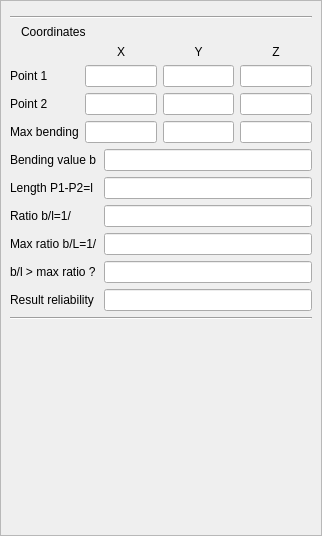
<?xml version="1.0" encoding="UTF-8"?>
<ui version="4.0">
 <class>property_BeamBendingMeasure</class>
 <widget class="QWidget" name="property_BeamBendingMeasure">
  <property name="geometry">
   <rect>
    <x>0</x>
    <y>0</y>
    <width>322</width>
    <height>536</height>
   </rect>
  </property>
  <property name="sizePolicy">
   <sizepolicy hsizetype="Preferred" vsizetype="Preferred">
    <horstretch>0</horstretch>
    <verstretch>0</verstretch>
   </sizepolicy>
  </property>
  <property name="maximumSize">
   <size>
    <width>600</width>
    <height>16777215</height>
   </size>
  </property>
  <property name="windowTitle">
   <string>Beam bending properties</string>
  </property>
  <layout class="QGridLayout" name="gridLayout_3">
   <property name="leftMargin">
    <number>0</number>
   </property>
   <property name="topMargin">
    <number>0</number>
   </property>
   <property name="rightMargin">
    <number>0</number>
   </property>
   <property name="bottomMargin">
    <number>0</number>
   </property>
   <item row="0" column="0">
    <widget class="QScrollArea" name="scrollArea">
     <property name="widgetResizable">
      <bool>true</bool>
     </property>
     <widget class="QWidget" name="scrollAreaWidgetContents">
      <property name="geometry">
       <rect>
        <x>0</x>
        <y>0</y>
        <width>320</width>
        <height>534</height>
       </rect>
      </property>
      <layout class="QGridLayout" name="gridLayout">
       <item row="6" column="0">
        <widget class="QLabel" name="label_9">
         <property name="text">
          <string>Ratio b/l=1/</string>
         </property>
        </widget>
       </item>
       <item row="12" column="1">
        <spacer name="verticalSpacer">
         <property name="orientation">
          <enum>Qt::Vertical</enum>
         </property>
         <property name="sizeHint" stdset="0">
          <size>
           <width>0</width>
           <height>0</height>
          </size>
         </property>
        </spacer>
       </item>
       <item row="4" column="0">
        <widget class="QLabel" name="label_7">
         <property name="text">
          <string>Bending value b</string>
         </property>
        </widget>
       </item>
       <item row="11" column="0" colspan="4">
        <widget class="GenericPropertiesFeet" name="genericPropsFeetWidget" native="true"/>
       </item>
       <item row="7" column="0">
        <widget class="QLabel" name="label_10">
         <property name="text">
          <string>Max ratio b/L=1/</string>
         </property>
        </widget>
       </item>
       <item row="8" column="0">
        <widget class="QLabel" name="label_12">
         <property name="text">
          <string>b/l &gt; max ratio ?</string>
         </property>
        </widget>
       </item>
       <item row="5" column="0">
        <widget class="QLabel" name="label_8">
         <property name="text">
          <string>Length P1-P2=l</string>
         </property>
        </widget>
       </item>
       <item row="1" column="0" colspan="4">
        <widget class="Line" name="line">
         <property name="orientation">
          <enum>Qt::Horizontal</enum>
         </property>
        </widget>
       </item>
       <item row="6" column="1" colspan="3">
        <widget class="QDoubleEdit" name="RatioInfield">
         <property name="enabled">
          <bool>true</bool>
         </property>
         <property name="readOnly">
          <bool>true</bool>
         </property>
        </widget>
       </item>
       <item row="8" column="1" colspan="3">
        <widget class="QLineEdit" name="OverRatioInfield">
         <property name="enabled">
          <bool>true</bool>
         </property>
         <property name="readOnly">
          <bool>true</bool>
         </property>
        </widget>
       </item>
       <item row="9" column="1" colspan="3">
        <widget class="QLineEdit" name="ResultInfield">
         <property name="enabled">
          <bool>true</bool>
         </property>
         <property name="readOnly">
          <bool>true</bool>
         </property>
        </widget>
       </item>
       <item row="9" column="0">
        <widget class="QLabel" name="label_13">
         <property name="text">
          <string>Result reliability</string>
         </property>
        </widget>
       </item>
       <item row="3" column="0" colspan="4">
        <layout class="QGridLayout" name="gridLayout_2">
         <item row="2" column="2">
          <widget class="QDoubleEdit" name="YP2Infield">
           <property name="enabled">
            <bool>true</bool>
           </property>
           <property name="readOnly">
            <bool>true</bool>
           </property>
          </widget>
         </item>
         <item row="2" column="3">
          <widget class="QDoubleEdit" name="ZP2Infield">
           <property name="enabled">
            <bool>true</bool>
           </property>
           <property name="readOnly">
            <bool>true</bool>
           </property>
          </widget>
         </item>
         <item row="0" column="1">
          <widget class="QLabel" name="label_2">
           <property name="text">
            <string>X</string>
           </property>
           <property name="alignment">
            <set>Qt::AlignCenter</set>
           </property>
          </widget>
         </item>
         <item row="3" column="0">
          <widget class="QLabel" name="label_6">
           <property name="text">
            <string>Max bending</string>
           </property>
          </widget>
         </item>
         <item row="1" column="2">
          <widget class="QDoubleEdit" name="YP1Infield">
           <property name="enabled">
            <bool>true</bool>
           </property>
           <property name="readOnly">
            <bool>true</bool>
           </property>
          </widget>
         </item>
         <item row="0" column="2">
          <widget class="QLabel" name="label_3">
           <property name="text">
            <string>Y</string>
           </property>
           <property name="alignment">
            <set>Qt::AlignCenter</set>
           </property>
          </widget>
         </item>
         <item row="0" column="3">
          <widget class="QLabel" name="label">
           <property name="text">
            <string>Z</string>
           </property>
           <property name="alignment">
            <set>Qt::AlignCenter</set>
           </property>
          </widget>
         </item>
         <item row="1" column="3">
          <widget class="QDoubleEdit" name="ZP1Infield">
           <property name="enabled">
            <bool>true</bool>
           </property>
           <property name="readOnly">
            <bool>true</bool>
           </property>
          </widget>
         </item>
         <item row="1" column="1">
          <widget class="QDoubleEdit" name="XP1Infield">
           <property name="enabled">
            <bool>true</bool>
           </property>
           <property name="readOnly">
            <bool>true</bool>
           </property>
          </widget>
         </item>
         <item row="2" column="1">
          <widget class="QDoubleEdit" name="XP2Infield">
           <property name="enabled">
            <bool>true</bool>
           </property>
           <property name="readOnly">
            <bool>true</bool>
           </property>
          </widget>
         </item>
         <item row="1" column="0">
          <widget class="QLabel" name="label_4">
           <property name="text">
            <string>Point 1</string>
           </property>
          </widget>
         </item>
         <item row="2" column="0">
          <widget class="QLabel" name="label_5">
           <property name="text">
            <string>Point 2</string>
           </property>
          </widget>
         </item>
         <item row="3" column="1">
          <widget class="QDoubleEdit" name="XMBInfield">
           <property name="enabled">
            <bool>true</bool>
           </property>
           <property name="readOnly">
            <bool>true</bool>
           </property>
          </widget>
         </item>
         <item row="3" column="2">
          <widget class="QDoubleEdit" name="YMBInfield">
           <property name="enabled">
            <bool>true</bool>
           </property>
           <property name="readOnly">
            <bool>true</bool>
           </property>
          </widget>
         </item>
         <item row="3" column="3">
          <widget class="QDoubleEdit" name="ZMBInfield">
           <property name="enabled">
            <bool>true</bool>
           </property>
           <property name="readOnly">
            <bool>true</bool>
           </property>
          </widget>
         </item>
        </layout>
       </item>
       <item row="0" column="0" colspan="4">
        <widget class="GenericPropertiesHead" name="genericPropsHeadWidget" native="true"/>
       </item>
       <item row="7" column="1" colspan="3">
        <widget class="QDoubleEdit" name="ValueMaxRatioInfield">
         <property name="enabled">
          <bool>true</bool>
         </property>
         <property name="readOnly">
          <bool>true</bool>
         </property>
        </widget>
       </item>
       <item row="10" column="0" colspan="4">
        <widget class="Line" name="line_2">
         <property name="orientation">
          <enum>Qt::Horizontal</enum>
         </property>
        </widget>
       </item>
       <item row="2" column="0">
        <layout class="QHBoxLayout" name="horizontalLayout">
         <item>
          <widget class="QLabel" name="coordinatesLabel">
           <property name="sizePolicy">
            <sizepolicy hsizetype="Maximum" vsizetype="Preferred">
             <horstretch>0</horstretch>
             <verstretch>0</verstretch>
            </sizepolicy>
           </property>
           <property name="text">
            <string>Coordinates</string>
           </property>
          </widget>
         </item>
        </layout>
       </item>
       <item row="5" column="1" colspan="3">
        <widget class="QDoubleEdit" name="LengthInfield">
         <property name="enabled">
          <bool>true</bool>
         </property>
         <property name="readOnly">
          <bool>true</bool>
         </property>
        </widget>
       </item>
       <item row="4" column="1" colspan="3">
        <widget class="QDoubleEdit" name="BendingValueInfield">
         <property name="enabled">
          <bool>true</bool>
         </property>
         <property name="readOnly">
          <bool>true</bool>
         </property>
        </widget>
       </item>
      </layout>
     </widget>
    </widget>
   </item>
  </layout>
 </widget>
 <customwidgets>
  <customwidget>
   <class>QDoubleEdit</class>
   <extends>QLineEdit</extends>
   <header>qdoubleedit.h</header>
  </customwidget>
  <customwidget>
   <class>GenericPropertiesHead</class>
   <extends>QWidget</extends>
   <header location="global">GenericPropertiesHead.h</header>
   <container>1</container>
  </customwidget>
  <customwidget>
   <class>GenericPropertiesFeet</class>
   <extends>QWidget</extends>
   <header>GenericPropertiesFeet.h</header>
   <container>1</container>
  </customwidget>
 </customwidgets>
 <tabstops>
  <tabstop>scrollArea</tabstop>
  <tabstop>XP1Infield</tabstop>
  <tabstop>YP1Infield</tabstop>
  <tabstop>ZP1Infield</tabstop>
  <tabstop>XP2Infield</tabstop>
  <tabstop>YP2Infield</tabstop>
  <tabstop>ZP2Infield</tabstop>
  <tabstop>XMBInfield</tabstop>
  <tabstop>YMBInfield</tabstop>
  <tabstop>ZMBInfield</tabstop>
  <tabstop>BendingValueInfield</tabstop>
  <tabstop>LengthInfield</tabstop>
  <tabstop>RatioInfield</tabstop>
  <tabstop>ValueMaxRatioInfield</tabstop>
  <tabstop>OverRatioInfield</tabstop>
  <tabstop>ResultInfield</tabstop>
 </tabstops>
 <resources>
  <include location="../../../openscantools.qrc"/>
 </resources>
 <connections/>
</ui>
